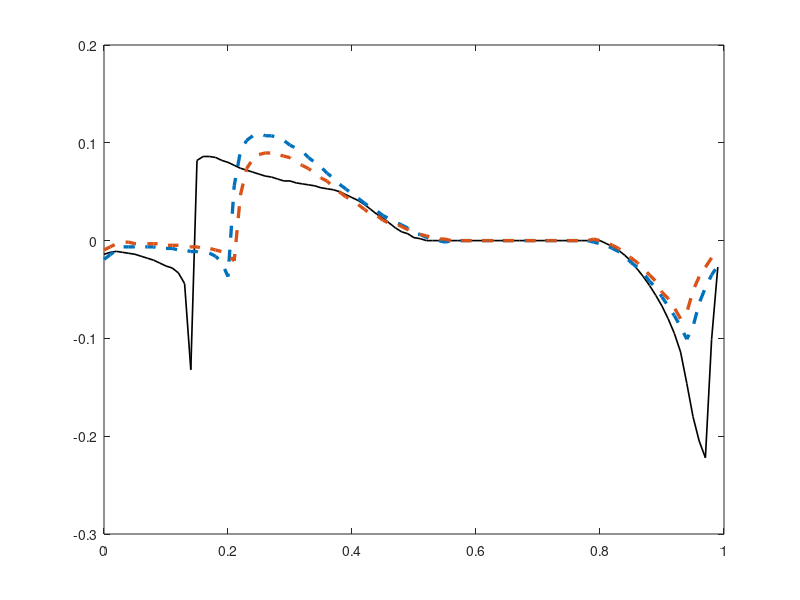

Write the MATLAB code that produced this figure. (Note: this script raises an error after producing the figure.)
clear all
clc

num_phase = 100;

load('f1.mat')
f1 = RG_phase_shift - phase_shift;

load('f1.6_Gw.mat')
fm_G = RG_phase_shift - phase_shift;

load('f1.6_D.mat')
fm_D = RG_phase_shift - phase_shift;

figure(1)
plot((0:num_phase-1)/num_phase,f1(1,:),'k-','LineWidth',1.2)
hold on
plot((0:num_phase-1)/num_phase,fm_G(1,:),'--','LineWidth',2.4)
plot((0:num_phase-1)/num_phase,fm_D(1,:),'--','LineWidth',2.4)

% grid on
ax = gca;
ax.FontSize = 12; 

ylim([-0.25 0.25])
xlabel('\phi, normalized phase of stimulus','Fontsize',14)
ylabel('normalized phase difference','Fontsize',14)
title('Phase shifts between the two layers','Fontsize',14)

col = [0, 0.4470, 0.7410;0.8500, 0.3250, 0.0980];
colororder(col)

set(gcf,'Position',[500 200 600 400])
legend('1 Hz','1.6 Hz by raising G_w','1.6 Hz by adding D','Fontsize',12)

figure(2)
hold on
plot((0:num_phase-1)/num_phase,f1(2,:),'k--','LineWidth',1)
plot((0:num_phase-1)/num_phase,fm_G(2,:),'--','LineWidth',1.5)
plot((0:num_phase-1)/num_phase,fm_D(2,:),'--','LineWidth',1.5)
grid on
ylim([-0.25 0.25])
xlabel('\phi, normalized phase of stimulus','Fontsize',14)
ylabel('normalized phase advancement','Fontsize',14)
title('Phase shifts difference between the two layers','Fontsize',14)

col = [0, 0.4470, 0.7410;0.8500, 0.3250, 0.0980];
colororder(col)

set(gcf,'Position',[500 200 600 400])